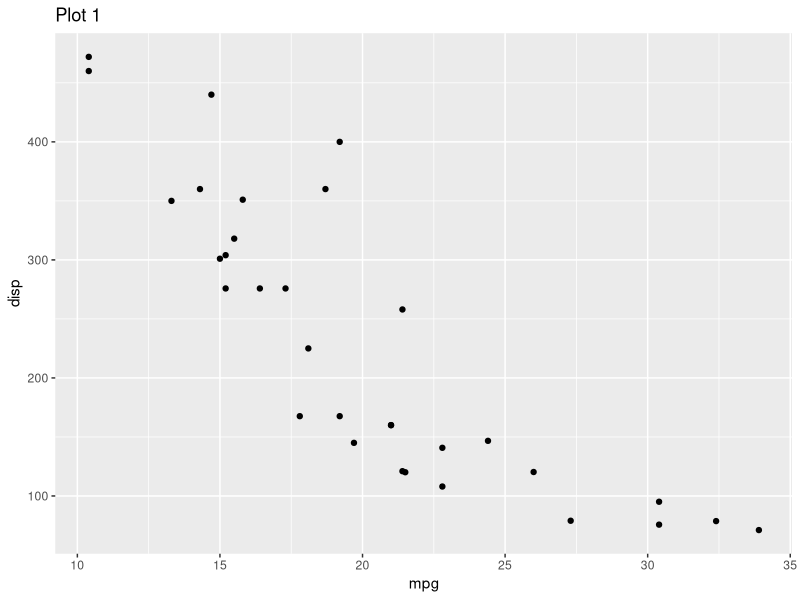
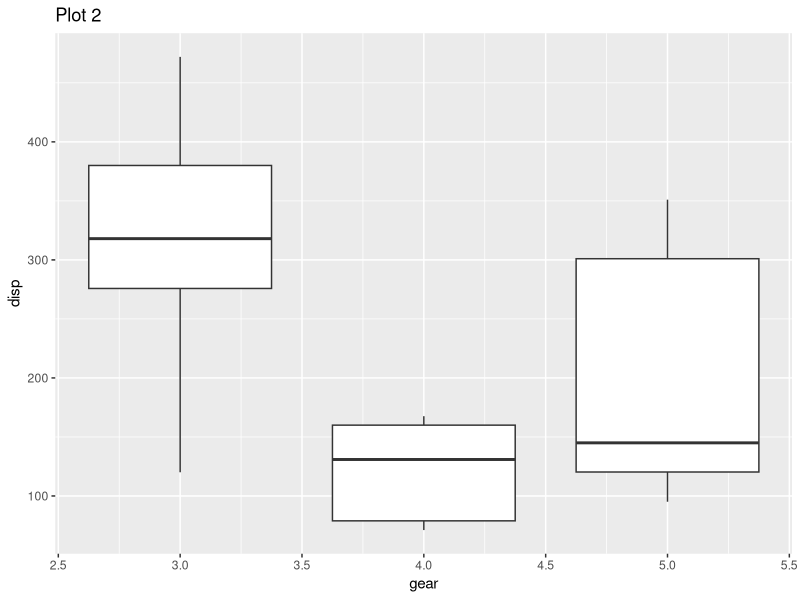
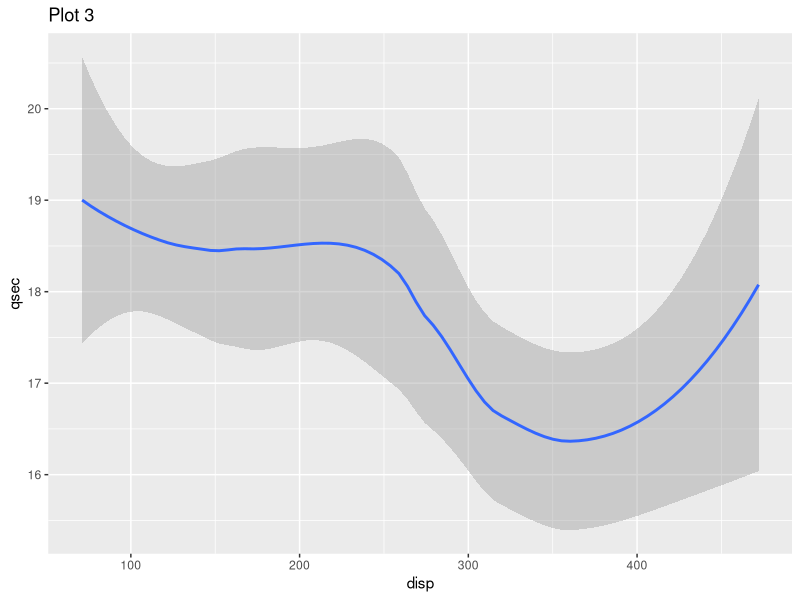
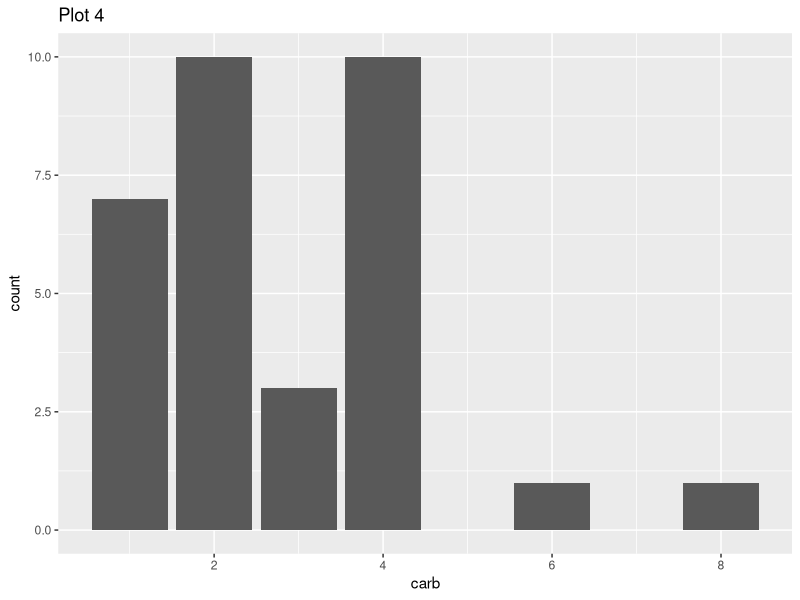
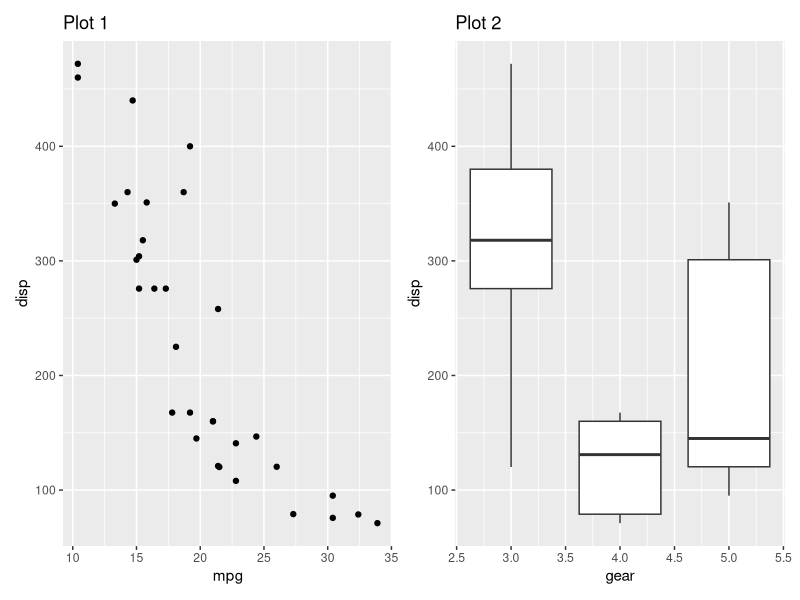
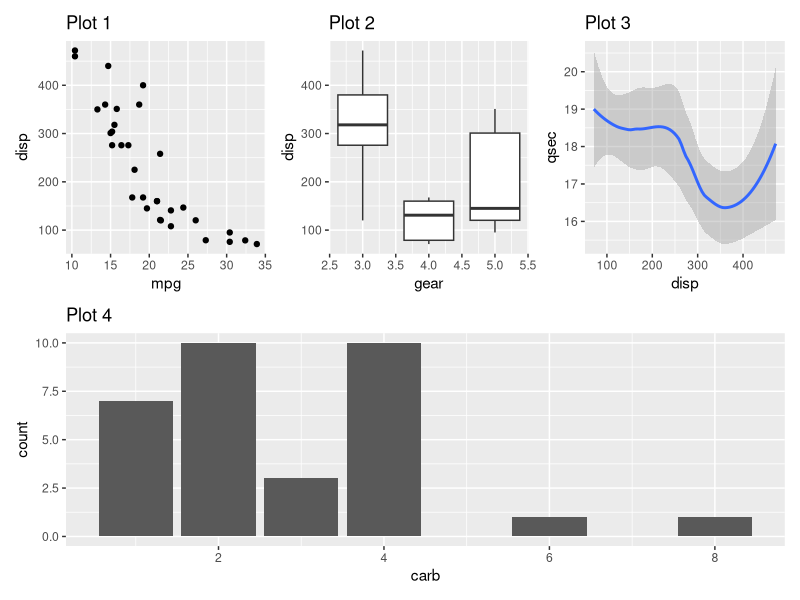
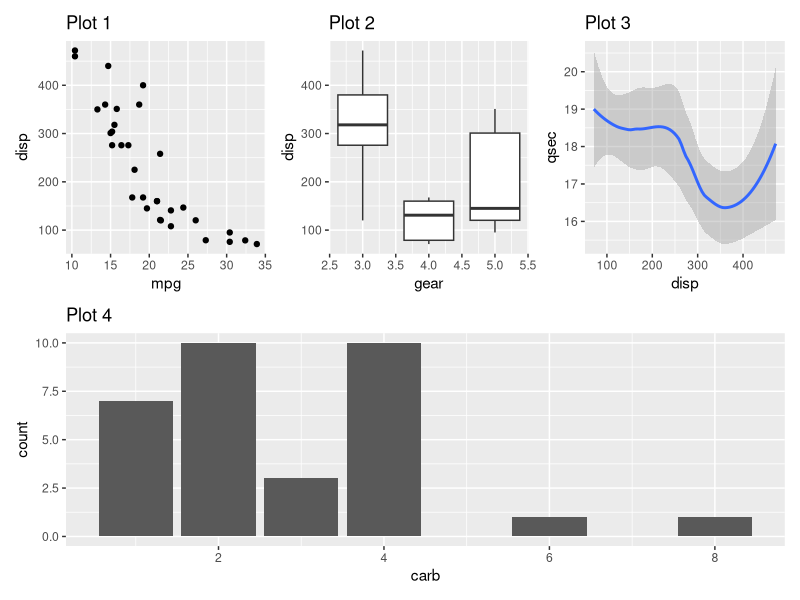
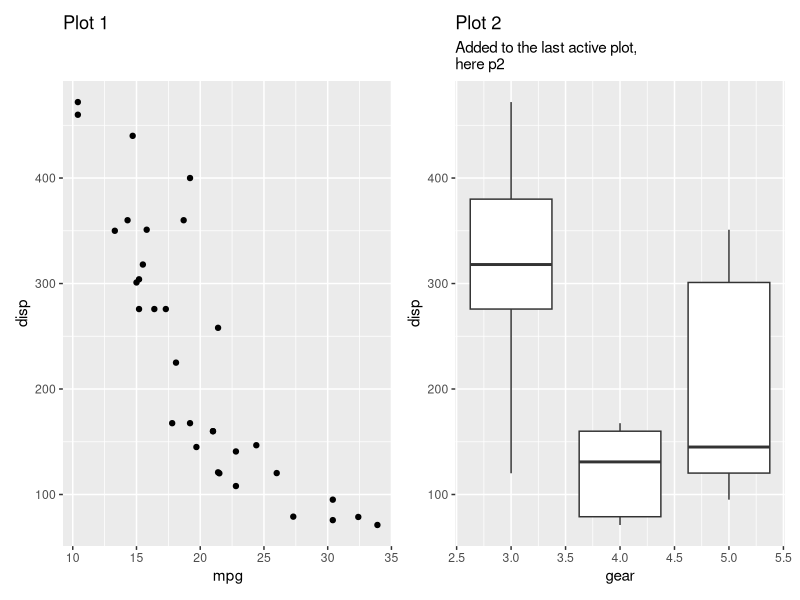

Recreate these plots in R, in order. (Note: this script raises an error after producing the figures.)
#Usage of Patchwork package
#References- 
#1. https://patchwork.data-imaginist.com/
#2. https://patchwork.data-imaginist.com/articles/guides/assembly.html
#Last Update- Oct 16, 2023

library(tidyverse)
library(patchwork)

##NOTE-
#ggplotify package functions can be used to convert different graphics to grobs
#and then add to plots

#scatterplot for mileage per gallon vs displacement
(p1 <- ggplot(mtcars)+ geom_point(aes(x = mpg, y = disp))+ggtitle("Plot 1"))
#boxplot for displacement range for each gear
(p2 <- ggplot(mtcars) + 
        geom_boxplot(aes(x = gear, y = disp, group = gear))+
        ggtitle("Plot 2"))

#third plot
(p3 <- ggplot(mtcars) + geom_smooth(aes(disp, qsec)) + ggtitle("Plot 3"))

#4th plot
(p4 <- ggplot(mtcars) + geom_bar(aes(carb)) + ggtitle("Plot 4"))

#Join 2 plots into 1 figure
p1 + p2

#Join all 4 graphs- method 1
(p1 | p2 | p3 )/p4

#Join all 4 graphs- same as above, but using '+'
(p1 + p2 + p3)/p4

#adding labels using labs() adds labels to last plot because
#the last plot added is the active one
p1 + p2 + labs(subtitle = "Added to the last active plot,\nhere p2")

#patchwork, by default, keeps the figure square and adds plot row-wise
p1 + p2 + p3 + p4

#if byrow is set to False, graphs get added column-wise
p1 + p2 + p3 + p4 + plot_layout(byrow = F)

#now if labs() used, subtitle will be added to 4th plot (p4), because it 
#is the last one to be added to the grid
p1 + p2 + p3 + p4 + 
  plot_layout(byrow = F) + 
  labs(subtitle = "added to the last active plot,\nhere p4")

#Add plots in 3 rows and COLUMN-WISE
p1 + p2 + p3 + p4 + 
  plot_layout(nrow = 3, byrow = F)

# '/' stacks plots on top of each other
p1 / p2

# '|' adds plots side-by-side
p1 | p2

#use both '|' and '/'
p1 | (p2/p3)

#Add a common title to the combined graph
(p1 | (p2/p3)) + 
  plot_annotation(title = "All about mtcars", 
                  subtitle = "Make sure to enclose the plot assembly inside () before adding plot_annotation()")

#Numbering the plots
(p1 + p2 + p3) + 
  plot_annotation(tag_levels = "1")

##Save a plot assembly and add another one later on

patch1 <- p1 + p2

p3 + patch1

#Adding objects other than ggplot objects like grobs
#here, textgrob

#add text right or left
patch1 + grid::textGrob(label = '+ adds text horizontally')
#add text at top or bottom
patch1 / grid::textGrob(label = " '/' adds texts at bottom or top")

#add a more complex grob like a table to the plot
p1+ gridExtra::tableGrob(mtcars[1:5, c('mpg', 'disp')])

#below, converts rownames to a separate column in the table itself.
#p1 + gridExtra::tableGrob(tibble::rownames_to_column(mtcars[1:5, c('mpg', 'disp')], 'carname'))

#add a base R plot alongside ggplot
(p1 + ~plot(mtcars$mpg, mtcars$disp, main = "Plot 2"))+
  plot_annotation(title = "ggplot object with base R plot",
    subtitle = "Note: That tilde '~' is crucial to combining base R plot with ggplot object")

